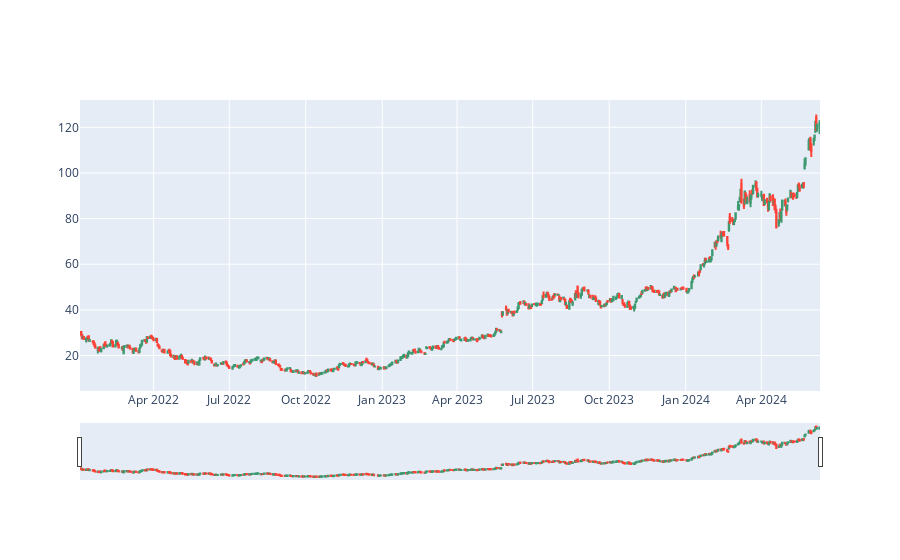

Here is the notebook cell this chart was saved with:
### Markdown cell above
Nvidia is definatly doing the business, should have gotten in around 2022. More analysis to come... For now lets make it a candlestick chart

### Code cell
fig = go.Figure(data=[go.Candlestick(x=df['Date'],
                open=df['Open'],
                high=df['High'],
                low=df['Low'],
                close=df['Close'])])

fig.show()

### Figure 1 — Plotly figure (JSON) as saved in the notebook; plotly's stock layout.template omitted (floating-point values rounded to 4 significant figures; data arrays with more than 128 entries replaced by an {"elided": "..."} marker saying what was removed)
{"data": [{"close": {"elided": "612 float values"}, "high": {"elided": "612 float values"}, "low": {"elided": "612 float values"}, "open": {"elided": "612 float values"}, "type": "candlestick", "x": {"elided": "612 str values"}}], "layout": {}}
